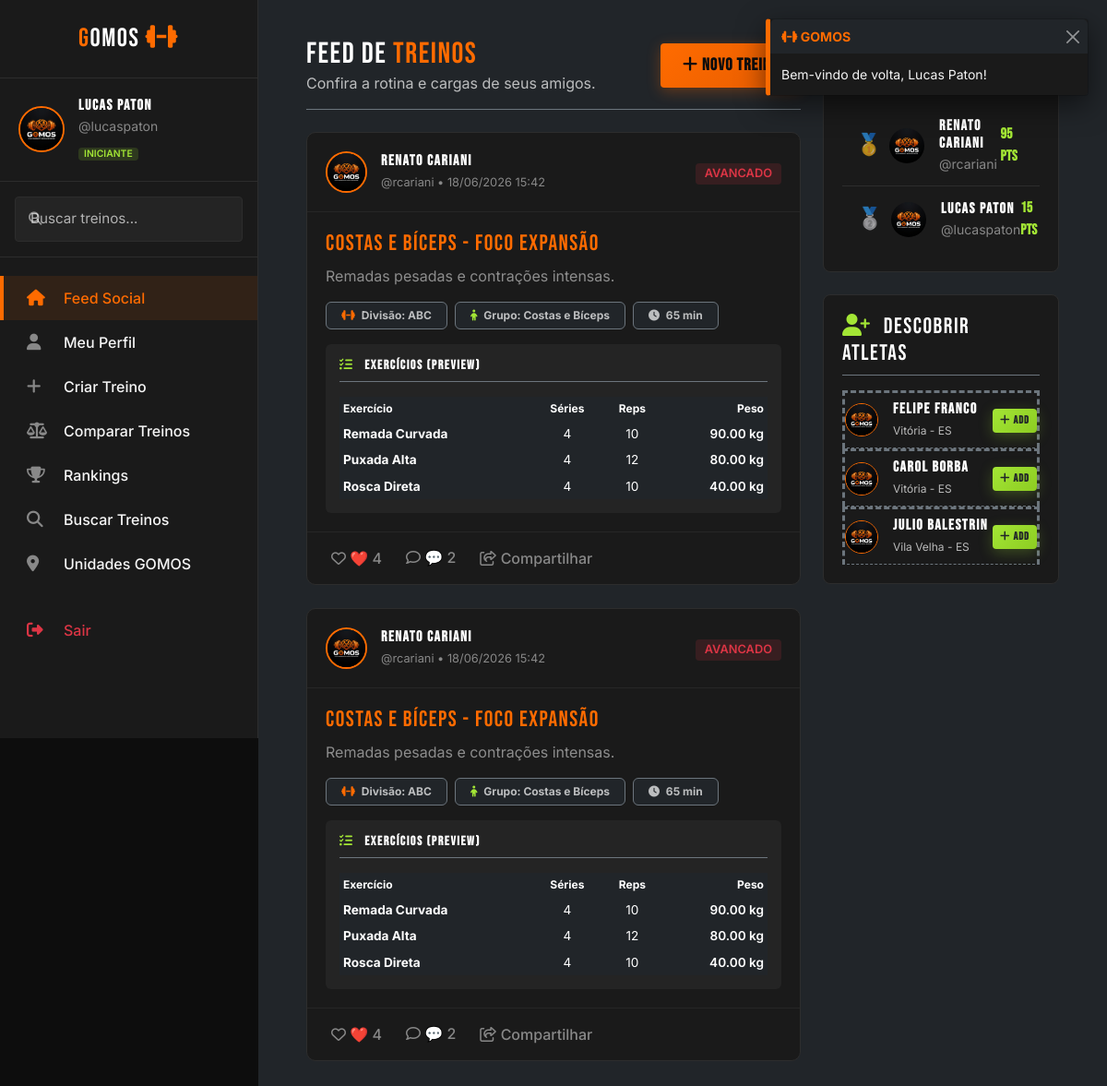
/gomos/public/feed (signed in), run on the app's committed database.
### tables this page shows
CREATE TABLE IF NOT EXISTS treinos (
    id INT AUTO_INCREMENT PRIMARY KEY,
    usuario_id INT NOT NULL,
    titulo VARCHAR(150) NOT NULL,
    descricao TEXT,
    tipo_treino ENUM('A', 'B', 'C', 'ABC', 'PPL', 'Full') DEFAULT 'Full',
    grupo_muscular VARCHAR(100) NOT NULL,
    duracao_minutos INT DEFAULT 0,
    nivel_dificuldade ENUM('iniciante', 'intermediario', 'avancado') DEFAULT 'iniciante',
    total_curtidas INT DEFAULT 0,
    total_comentarios INT DEFAULT 0,
    total_visualizacoes INT DEFAULT 0,
    publico TINYINT(1) DEFAULT 1,  
    criado_em TIMESTAMP DEFAULT CURRENT_TIMESTAMP,
    FOREIGN KEY (usuario_id) REFERENCES usuarios(id) ON DELETE CASCADE
);

CREATE TABLE IF NOT EXISTS usuarios (
    id INT AUTO_INCREMENT PRIMARY KEY,
    nome VARCHAR(100) NOT NULL,
    username VARCHAR(50) NOT NULL UNIQUE,
    email VARCHAR(100) NOT NULL UNIQUE,
    senha VARCHAR(255) NOT NULL,
    foto_perfil VARCHAR(255) DEFAULT 'default_avatar.png',
    bio TEXT,
    nivel_fitness ENUM('iniciante', 'intermediario', 'avancado') DEFAULT 'iniciante',
    academia_id INT,
    cidade VARCHAR(100) NOT NULL,
    estado CHAR(2) NOT NULL,
    peso DECIMAL(5,2) DEFAULT 0.00,
    altura INT DEFAULT 0,
    total_treinos INT DEFAULT 0,
    total_curtidas INT DEFAULT 0,
    pontos_ranking INT DEFAULT 0,
    ativo TINYINT(1) DEFAULT 1,
    criado_em TIMESTAMP DEFAULT CURRENT_TIMESTAMP,
    ultimo_acesso TIMESTAMP DEFAULT CURRENT_TIMESTAMP ON UPDATE CURRENT_TIMESTAMP,
    FOREIGN KEY (academia_id) REFERENCES academias(id) ON DELETE SET NULL
);

CREATE TABLE IF NOT EXISTS exercicios_treino (
    id INT AUTO_INCREMENT PRIMARY KEY,
    treino_id INT NOT NULL,
    nome_exercicio VARCHAR(150) NOT NULL,
    series INT NOT NULL DEFAULT 3,
    repeticoes VARCHAR(50) NOT NULL DEFAULT '10',
    peso_kg DECIMAL(5,2) DEFAULT 0.00,
    descanso_segundos INT DEFAULT 60,
    observacoes TEXT,
    ordem INT DEFAULT 0,
    FOREIGN KEY (treino_id) REFERENCES treinos(id) ON DELETE CASCADE
);

### gomos/app/views/feed/index.php (the view, shortened to what the rows shown need)
<?php
require_once __DIR__ . '/../partials/header.php';
?>
<div class="dashboard-wrapper">
    <?php require_once __DIR__ . '/../partials/sidebar.php'; ?>
    <main class="main-content-gomos bg-dark">
        <div class="container-fluid">
            <div class="row">
                <div class="col-lg-8">
                    <div class="d-flex align-items-center justify-content-between mb-4 border-bottom border-secondary pb-3">
                        <div>
                            <h2 class="text-white m-0">FEED DE <span class="text-orange">TREINOS</span></h2>
                        </div>
                    </div>
                    <?php if (!empty($treinos)): ?>
                        <?php foreach ($treinos as $t): ?>
                            <div class="feed-post-card">
                                <div class="feed-post-header d-flex justify-content-between align-items-center">
                                    <div class="d-flex align-items-center">
                                        <a href="<?= $rootUrl ?>/perfil/<?= $t['username'] ?>" class="text-decoration-none">
                                            <img src="<?= $root ?>/assets/img/<?= $t['foto_perfil'] ?>" alt="Avatar" class="feed-post-avatar">
                                        </a>
                                        <div class="feed-post-meta">
                                            <h6 class="m-0"><a href="<?= $rootUrl ?>/perfil/<?= $t['username'] ?>" class="text-white text-decoration-none fw-bold"><?= $t['nome_usuario'] ?></a></h6>
                                            <span>@<?= $t['username'] ?> • <?= date('d/m/Y H:i', strtotime($t['criado_em'])) ?></span>
                                        </div>
                                    </div>
                                    <div>
                                        <span class="badge badge-dificuldade badge-<?= $t['nivel_dificuldade'] ?>">
                                            <?= strtoupper($t['nivel_dificuldade']) ?>
                                        </span>
                                    </div>
                                </div>
                                <div class="feed-post-body">
                                    <h4 class="text-orange mb-2"><?= $t['titulo'] ?></h4>
                                    <p class="text-white-50 mb-3"><?= $t['descricao'] ?></p>
                                    <div class="d-flex gap-2 mb-3">
                                        <span class="badge bg-dark border border-secondary text-secondary py-2 px-3"><i class="fa-solid fa-dumbbell me-1 text-orange"></i> Divisão: <?= $t['tipo_treino'] ?></span>
                                        <span class="badge bg-dark border border-secondary text-secondary py-2 px-3"><i class="fa-solid fa-child me-1 text-lime"></i> Grupo: <?= $t['grupo_muscular'] ?></span>
                                        <span class="badge bg-dark border border-secondary text-secondary py-2 px-3"><i class="fa-solid fa-clock me-1"></i> <?= $t['duracao_minutos'] ?> min</span>
                                    </div>
                                    <div class="feed-post-exercises">
                                        <h6 class="text-white border-bottom border-secondary pb-2 mb-3 small fw-bold uppercase"><i class="fa-solid fa-list-check me-2 text-lime"></i> EXERCÍCIOS (Preview)</h6>
                                        <div class="table-responsive">
                                            <table class="table table-dark table-sm m-0 table-borderless">
                                                <thead>
                                                    <tr class="text-muted-gomos" style="font-size: 0.75rem;">
                                                        <th>Exercício</th>
                                                        <th class="text-center">Séries</th>
                                                        <th class="text-center">Reps</th>
                                                        <th class="text-end">Peso</th>
                                                    </tr>
                                                </thead>
                                                <tbody>
                                                    <?php foreach ($t['exercicios_preview'] as $ex): ?>
                                                        <tr style="font-size: 0.85rem;">
                                                            <td class="fw-bold"><?= $ex['nome_exercicio'] ?></td>
                                                            <td class="text-center"><?= $ex['series'] ?></td>
                                                            <td class="text-center"><?= $ex['repeticoes'] ?></td>
                                                            <td class="text-end text-lime fw-semibold"><?= $ex['peso_kg'] ?> kg</td>
                                                        </tr>
                                                    <?php endforeach; ?>
                                                </tbody>
                                            </table>
                                        </div>
                                    </div>
                                </div>
                                <div class="feed-post-actions">
                                    <button class="feed-post-action-btn btn-curtir-ajax <?= $t['curtiu'] ? 'active text-orange' : '' ?>" data-id="<?= $t['id'] ?>">
                                        <i class="<?= $t['curtiu'] ? 'fa-solid' : 'fa-regular' ?> fa-heart"></i> ❤️ <span class="curtidas-count"><?= $t['total_curtidas'] ?></span>
                                    </button>
                                    <a href="<?= $rootUrl ?>/treino/<?= $t['id'] ?>#comentarios" class="feed-post-action-btn text-decoration-none">
                                        <i class="fa-regular fa-comment"></i> 💬 <span><?= $t['total_comentarios'] ?></span>
                                    </a>
                                    <button class="feed-post-action-btn" onclick="navigator.clipboard.writeText('<?= $_SERVER['HTTP_HOST'] . $rootUrl ?>/treino/<?= $t['id'] ?>'); alert('Link do treino copiado para a área de transferência!');">
                                        <i class="fa-regular fa-share-from-square"></i> Compartilhar
                                    </button>
                                </div>
                            </div>
                        <?php endforeach; ?>
                    <?php endif; ?>
                </div>
                <div class="col-lg-4 d-none d-lg-block">
                    <div class="sidebar-right">
                        <div class="card-gomos mb-4">
                            <div class="ranking-preview-list">
                                <?php
                                $pos = 1;
                                if (!empty($rankingAmigos)):
                                    foreach ($rankingAmigos as $amigo):
                                ?>
                                    <div class="ranking-list-item d-flex align-items-center justify-content-between">
                                        <div class="d-flex align-items-center">
                                            <span class="ranking-position text-secondary" style="font-family: 'Bebas Neue';">
                                                <?php if ($pos === 1): ?>🥇<?php elseif ($pos === 2): ?>🥈<?php elseif ($pos === 3): ?>🥉<?php else: echo $pos; endif; ?>
                                            </span>
                                            <a href="<?= $rootUrl ?>/perfil/<?= $amigo['username'] ?>">
                                                <img src="<?= $root ?>/assets/img/<?= $amigo['foto_perfil'] ?>" alt="Avatar" class="ranking-avatar ms-2 me-3 rounded-circle">
                                            </a>
                                            <div>
                                                <h6 class="m-0 text-white"><a href="<?= $rootUrl ?>/perfil/<?= $amigo['username'] ?>" class="text-decoration-none text-white fw-bold"><?= $amigo['nome'] ?></a></h6>
                                                <small class="text-muted-gomos">@<?= $amigo['username'] ?></small>
                                            </div>
                                        </div>
                                        <span class="fw-bold text-lime" style="font-family: 'Bebas Neue';"><?= $amigo['pontos_ranking'] ?> PTS</span>
                                    </div>
                                <?php
                                    $pos++;
                                    endforeach;
                                else:
                                ?>
                                    <p class="text-muted small m-0 py-2">Sem dados de amigos.</p>
                                <?php endif; ?>
                            </div>
                        </div>
                        <div class="card-gomos">
                            <ul class="list-unstyled m-0">
                                <?php if (!empty($sugestoesAmigos)): ?>
                                    <?php foreach ($sugestoesAmigos as $sugestao): ?>
                                        <li class="d-flex align-items-center justify-content-between py-2 border-bottom border-secondary" style="border-style: dashed !important;">
                                            <div class="d-flex align-items-center">
                                                <a href="<?= $rootUrl ?>/perfil/<?= $sugestao['username'] ?>">
                                                    <img src="<?= $root ?>/assets/img/<?= $sugestao['foto_perfil'] ?>" alt="Avatar" class="rounded-circle me-3" style="width: 36px; height: 36px; object-fit: cover; border: 1.5px solid var(--accent-primary)">
                                                </a>
                                                <div>
                                                    <h6 class="m-0"><a href="<?= $rootUrl ?>/perfil/<?= $sugestao['username'] ?>" class="text-decoration-none text-white fw-bold"><?= $sugestao['nome'] ?></a></h6>
                                                    <small class="text-secondary" style="font-size: 0.75rem;"><?= $sugestao['cidade'] ?> - <?= $sugestao['estado'] ?></small>
                                                </div>
                                            </div>
                                            <form action="<?= $rootUrl ?>/amigos/adicionar/<?= $sugestao['id'] ?>" method="POST" class="m-0">
                                                <button type="submit" class="btn btn-secondary-gomos btn-sm text-dark px-2 py-1" style="font-size: 0.75rem;"><i class="fa-solid fa-plus"></i> ADD</button>
                                            </form>
                                        </li>
                                    <?php endforeach; ?>
                                <?php else: ?>
                                    <p class="text-muted small m-0">Você já está conectado com todos na sua região!</p>
                                <?php endif; ?>
                            </ul>
                        </div>
                    </div>
                </div>
            </div>
        </div>
    </main>
</div>
<?php require_once __DIR__ . '/../partials/footer.php'; ?>

### data on the page
treinos: usuario.foto_perfil (picture), usuario.nome "Renato Cariani", usuario.username "rcariani", criado_em "18/06/2026 15:42", nivel_dificuldade "AVANCADO", titulo "Costas e Bíceps - Foco Expansão", descricao "Remadas pesadas e contrações intensas.", tipo_treino "ABC", grupo_muscular "Costas e Bíceps", duracao_minutos "65", total_curtidas "4", total_comentarios "2"
exercicios_treino: nome_exercicio "Remada Curvada", series "4", repeticoes "10", peso_kg "90.00"
exercicios_treino: nome_exercicio "Puxada Alta", series "4", repeticoes "12", peso_kg "80.00"
exercicios_treino: nome_exercicio "Rosca Direta", series "4", repeticoes "10", peso_kg "40.00"
usuarios: foto_perfil (picture), nome "Renato Cariani", username "rcariani", pontos_ranking "95"
usuarios: foto_perfil (placeholder picture), nome "Lucas Paton", username "lucaspaton", pontos_ranking "15"
usuarios: foto_perfil (picture), nome "Felipe Franco", cidade "Vitória", estado "ES"
usuarios: foto_perfil (picture), nome "Carol Borba", cidade "Vitória", estado "ES"
usuarios: foto_perfil (picture), nome "Julio Balestrin", cidade "Vila Velha", estado "ES"

### other printed values
$message "Bem-vindo de volta, Lucas Paton!"
$nome "Lucas Paton"
$username "lucaspaton"
$fitness "INICIANTE"
